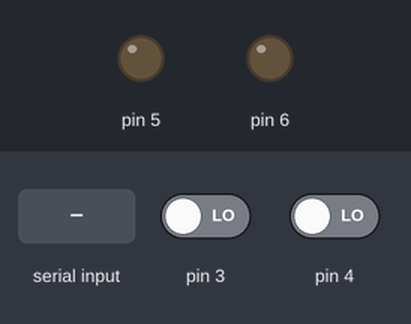
Simulated run of this sketch. Board: Arduino Uno, built with avr-gcc and run on an emulated ATmega328P. On the bench: output pins drawn as LEDs (lit = HIGH). The inputs (shaded band) are chosen by the test bench; at power-on: pin 3 LOW, pin 4 LOW. Pins used as bus, display or sensor lines are not drawn.

Above: at 1.3 s.
1.4 s: "ON\n" received over Serial
At 2.3 s:
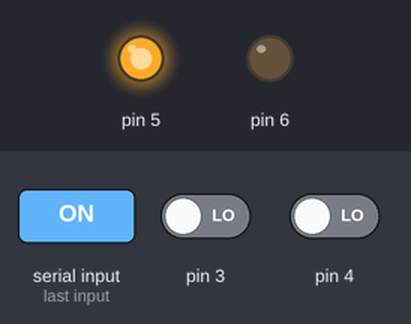
2.9 s: "ON_R\n" received over Serial
At 3.5 s:
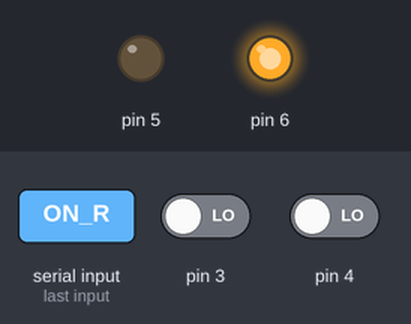
5.9 s: "OFF\n" received over Serial
At 7.3 s:
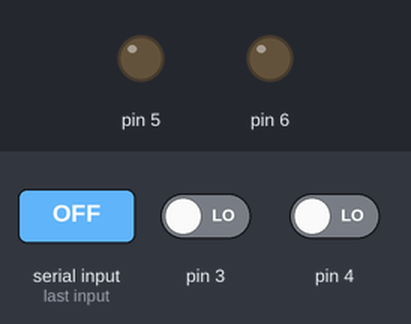
Timing chart, 0 to 8.4 s (numbered marks = the images above; inputs shaded):
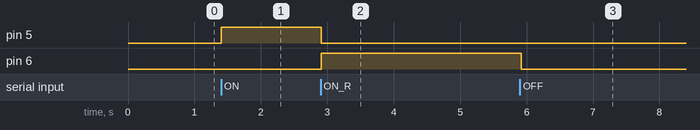

Measured:
- after the input at 1.4 s, pin 5: LOW → HIGH at once
- after the input at 2.9 s, pin 5: HIGH → LOW at once; pin 6: LOW → HIGH at once
- after the input at 5.9 s, pin 6: HIGH → LOW at once

The sketch:

guest-door.ino
```cpp
#include <SPI.h>
#include <MFRC522.h>

#define RST_PIN         9
#define SS_PIN          10
#define SS2_PIN          8

MFRC522 mfrc522(SS_PIN, RST_PIN);
MFRC522 mfrc522_2(SS2_PIN, RST_PIN);

void setup() {
  pinMode(5, OUTPUT);
  pinMode(6, OUTPUT);
  pinMode(3, INPUT);
  pinMode(4, INPUT);
  Serial.begin(9600);
  while (!Serial);
  SPI.begin();
  mfrc522.PCD_Init();
  mfrc522_2.PCD_Init();
  delay(4);
}

boolean closing = false;
int wait = 0;
int input;
String in_str;
void loop() {
  input = Serial.read();
  in_str = "";
  while (input != -1) {
    if(char(input) == '\n') {
      input = -1;
    } else {
      in_str += String(char(input));
      input = Serial.read();
    }
  }

  if(in_str == "ON") {
    digitalWrite(5, HIGH);
    digitalWrite(6, LOW);
    closing = false;
  } else if(in_str == "ON_R") {
    digitalWrite(5, LOW);
    digitalWrite(6, HIGH);
    closing = true;
  } else if(in_str == "OFF") {
    digitalWrite(5, LOW);
    digitalWrite(6, LOW);
  }

  if(closing) {
    //扉閉確認用スイッチ(D3)の入力確認
    if(digitalRead(3) == HIGH) {
      digitalWrite(5, LOW);
      digitalWrite(6, LOW);
    }
  } else {
    //扉開確認用スイッチ(D4)の入力確認
    if(digitalRead(4) == HIGH) {
      digitalWrite(5, LOW);
      digitalWrite(6, LOW);
    }
  }

  if(wait == 10) {
    if(mfrc522.PICC_IsNewCardPresent() && mfrc522.PICC_ReadCardSerial()) {
      String ubuf = "";
      String uid = "";
      for (byte i = 0; i < mfrc522.uid.size; i++) {
        ubuf =  String(mfrc522.uid.uidByte[i], HEX);
        if(ubuf.length() == 1){
          ubuf = "0" + ubuf;
        }
        uid += ubuf;
      }
      uid.toUpperCase();
      mfrc522.PICC_HaltA();

      Serial.print("I_READ_" + uid);
      wait = 0;
    }

    if(mfrc522_2.PICC_IsNewCardPresent() && mfrc522_2.PICC_ReadCardSerial()) {
      String ubuf = "";
      String uid = "";
      for (byte i = 0; i < mfrc522_2.uid.size; i++) {
        ubuf =  String(mfrc522_2.uid.uidByte[i], HEX);
        if(ubuf.length() == 1){
          ubuf = "0" + ubuf;
        }
        uid += ubuf;
      }
      uid.toUpperCase();
      mfrc522_2.PICC_HaltA();

      Serial.print("O_READ_" + uid);
      wait = 0;
    }

    if (wait == 10) return;
  }
  delay(100);
  wait++;
}
```
